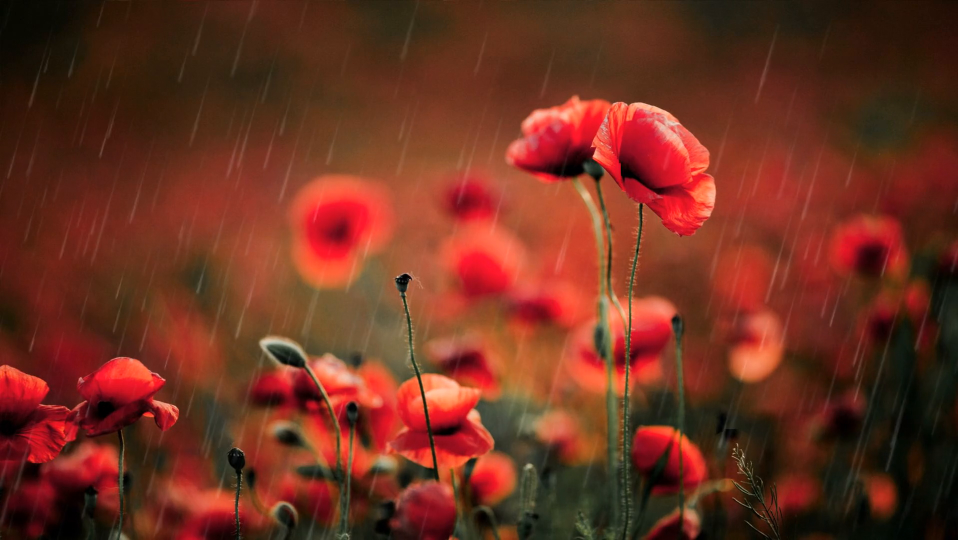
#> input picture frame 14 of Amapola - 66575.mp4, 1916 x 1080 px, given in place of Fish - 82717.mp4, which was not available (shown at 1/2 size)
$ jupyter execute '2 video show .ipynb'
#> lines starting #> are read from the running program, lines starting #| are printed output that depends on the picture; pictures that were not available may be replaced by others from this repository, and a replacement may not be noted
[cell 1]
import numpy as np
import cv2

[cell 2]
video_path1 = r'C:\Users\videos\Amapola - 66575.mp4'  #it will take mp4 only.
video_path2 = r'C:\Users\videos\Mountains - 61818.mp4'
video_path3 = r'C:\Users\videos\Fish - 82717.mp4'

[cell 3]
#this code will show video 1time
cap = cv2.VideoCapture(video_path3)

while cap.isOpened():
    ret, frame = cap.read()
#> frame is the input picture: shape (1080, 1916, 3); mean B, G, R 31.6, 48.7, 110.6
    if ret:
        image = cv2.resize(frame, (1280,720))
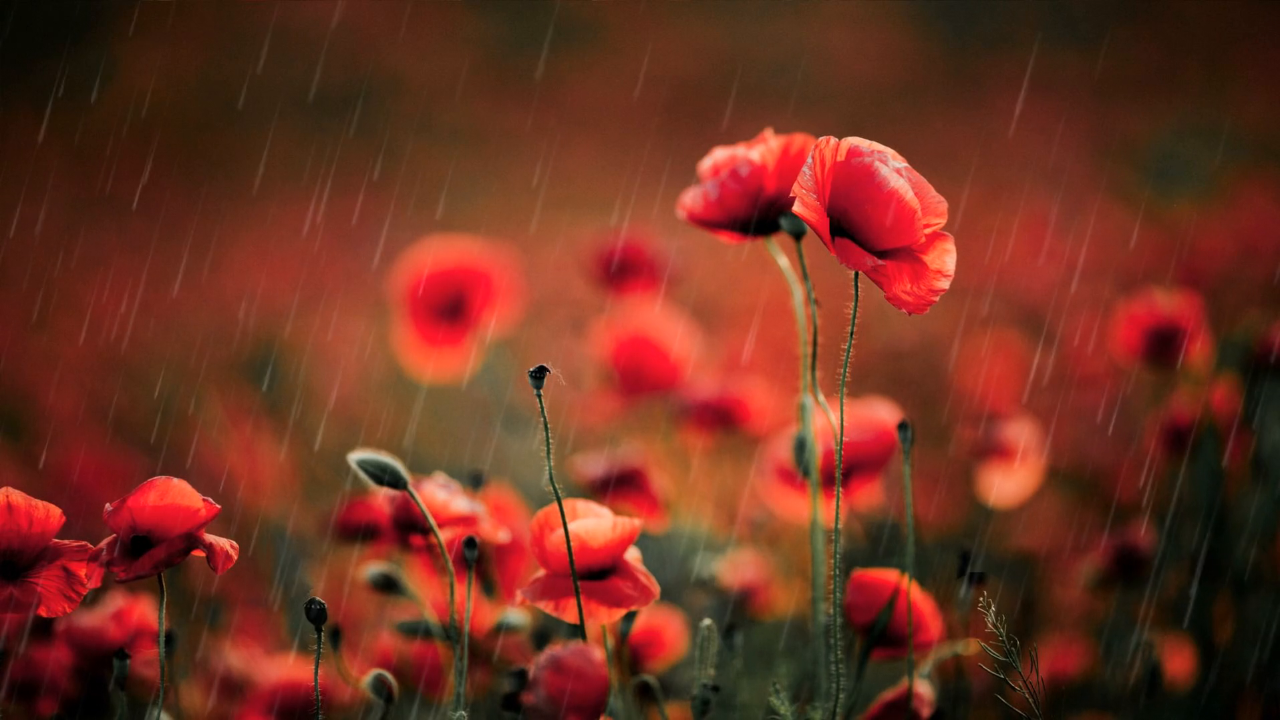
#> image: shape (720, 1280, 3); mean B, G, R 31.5, 48.6, 110.5
        cv2.imshow("Video Player", image)

        if cv2.waitKey(1) & 0xff == ord('q'):
#> (key q is pressed here)
            break

    else:
        break


cap.release()
cv2.destroyAllWindows()

[cell 4]
# this code will show one video 4 times at a tym.
cap = cv2.VideoCapture(video_path1)

while cap.isOpened():
    ret, frame = cap.read()
    if ret:
        frame = cv2.resize(frame, (600,400))
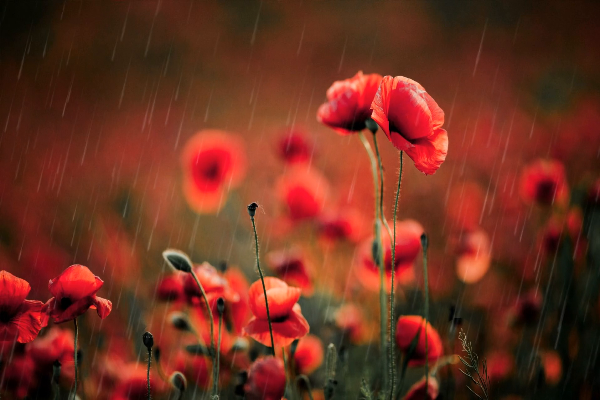
#> frame: shape (400, 600, 3); mean B, G, R 31.5, 48.6, 110.5

        frame_2 = np.hstack((frame, frame))
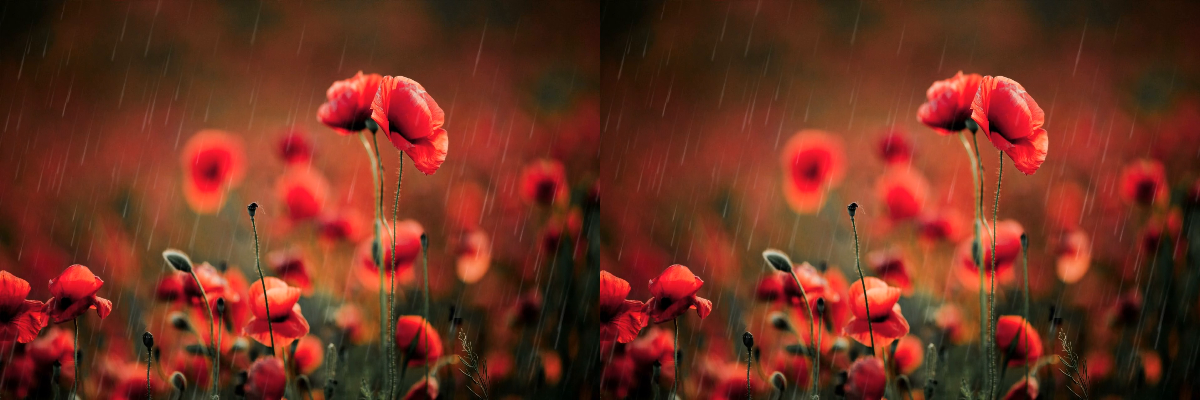
#> frame_2: shape (400, 1200, 3); mean B, G, R 31.5, 48.6, 110.5
        frame_4 = np.vstack((frame_2, frame_2))
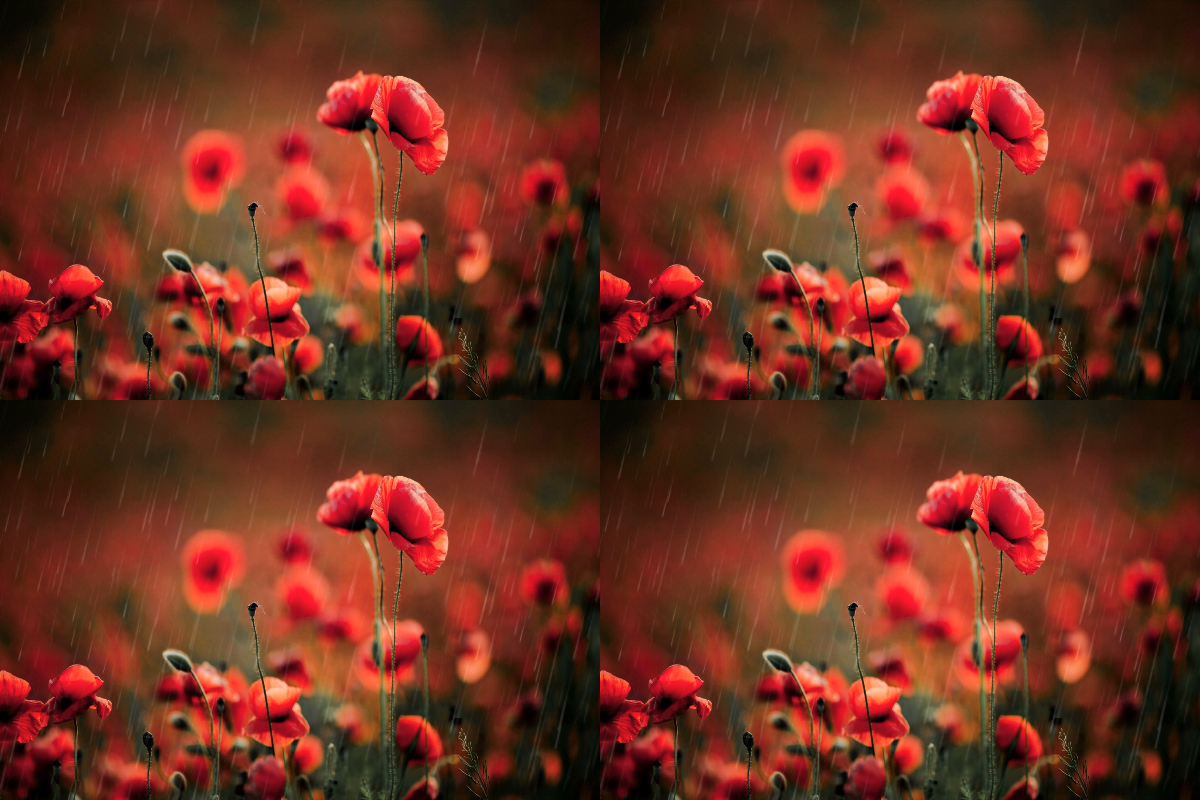
#> frame_4: shape (800, 1200, 3); mean B, G, R 31.5, 48.6, 110.5

        cv2.imshow("Video Player", frame_4)

        if cv2.waitKey(25) & 0xff == ord('q'):
#> (key q is pressed here)
            break

    else:
        break

cap.release()
cv2.destroyAllWindows()

$ run again, starting later in the video
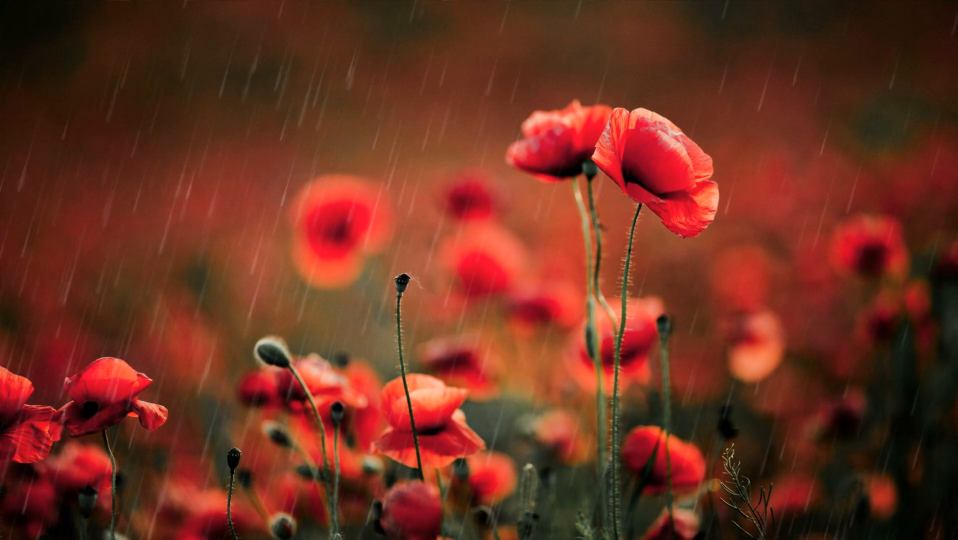
#> input picture frame 64 of Amapola - 66575.mp4, 1916 x 1080 px, given in place of Fish - 82717.mp4, which was not available (shown at 1/2 size)
#> frame is the input picture: shape (1080, 1916, 3); mean B, G, R 31.5, 48.8, 110.1
#> frame: shape (400, 600, 3)
#> `frame_2 = np.hstack((frame, frame))`:
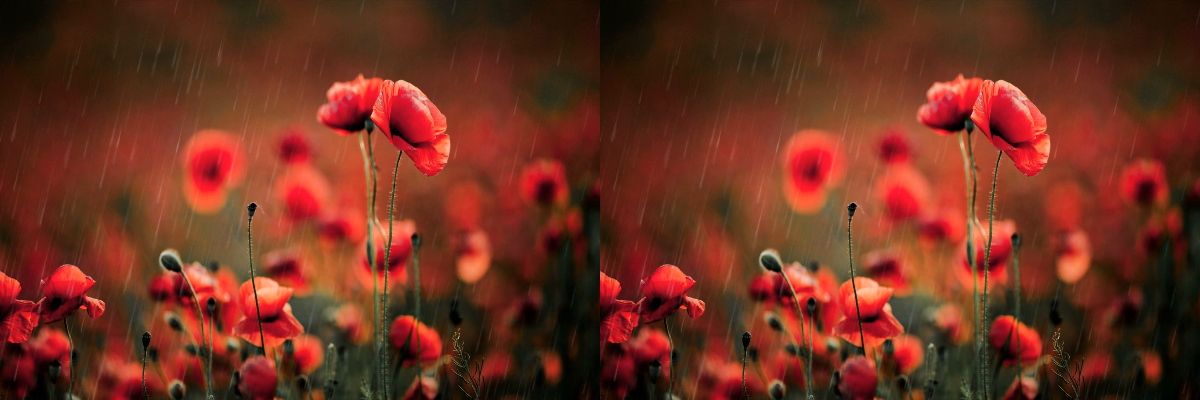
#> frame_2: shape (400, 1200, 3); mean B, G, R 31.4, 48.7, 110
#> `frame_4 = np.vstack((frame_2, frame_2))`:
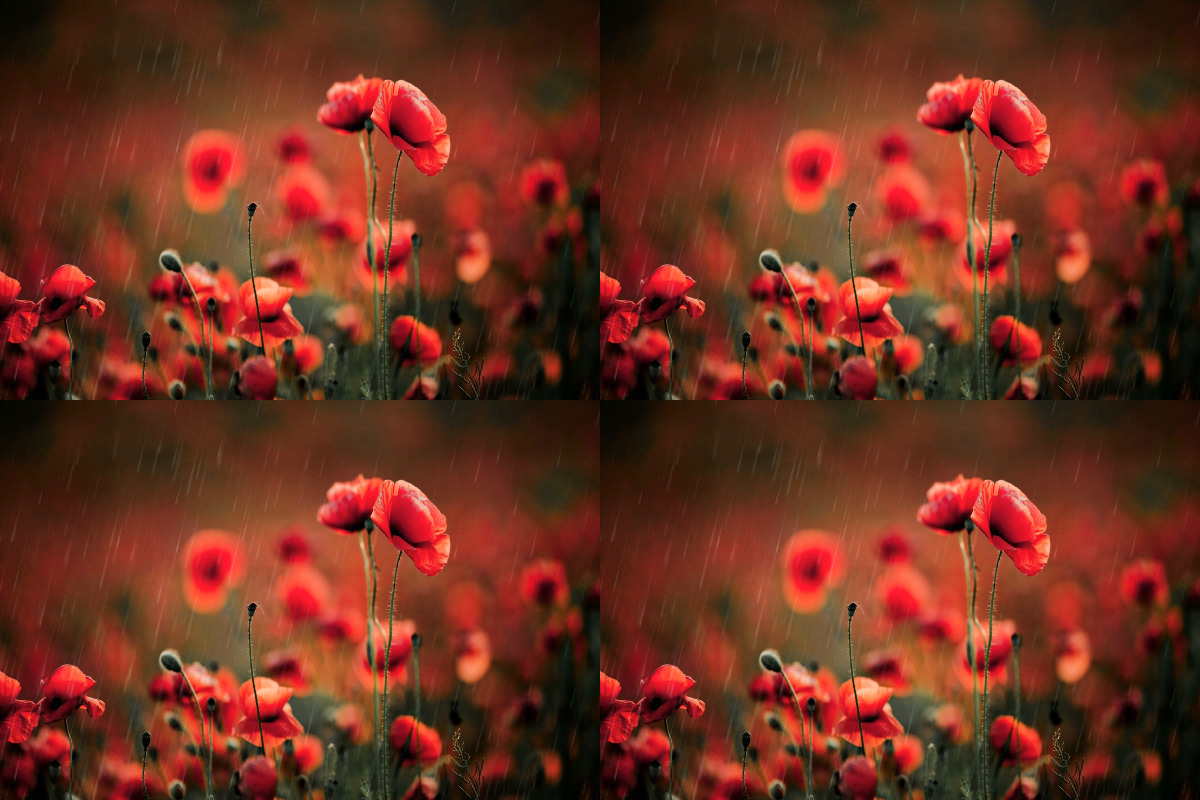
#> frame_4: shape (800, 1200, 3); mean B, G, R 31.4, 48.7, 110

$ run again, starting later in the video
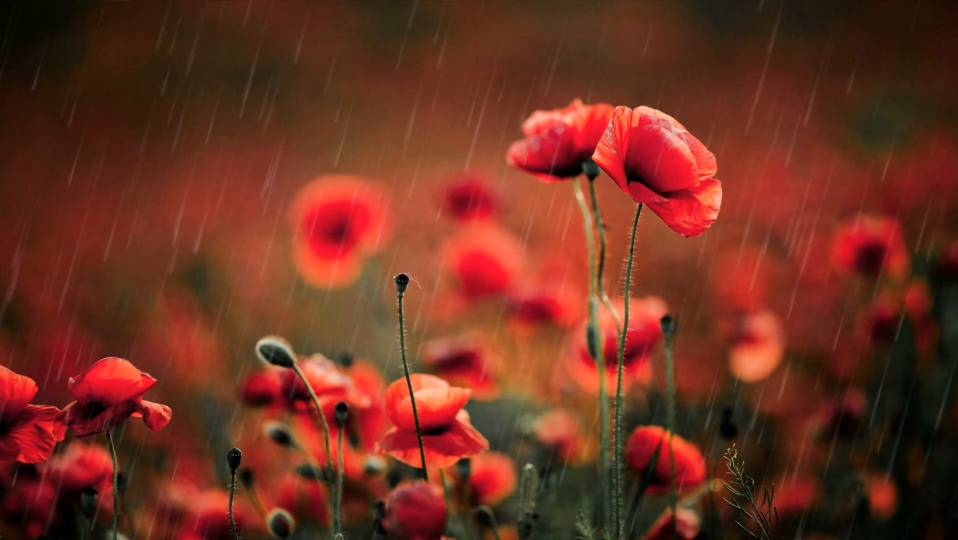
#> input picture frame 115 of Amapola - 66575.mp4, 1916 x 1080 px, given in place of Fish - 82717.mp4, which was not available (shown at 1/2 size)
#> frame is the input picture: shape (1080, 1916, 3); mean B, G, R 31.8, 49, 110.5
#> frame: shape (400, 600, 3)
#> `frame_2 = np.hstack((frame, frame))`:
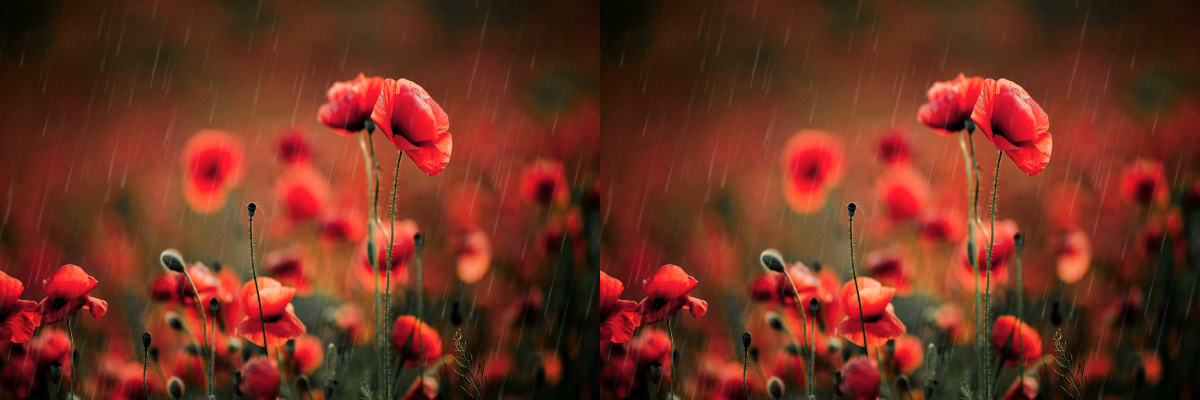
#> frame_2: shape (400, 1200, 3); mean B, G, R 31.8, 48.9, 110.4
#> `frame_4 = np.vstack((frame_2, frame_2))`:
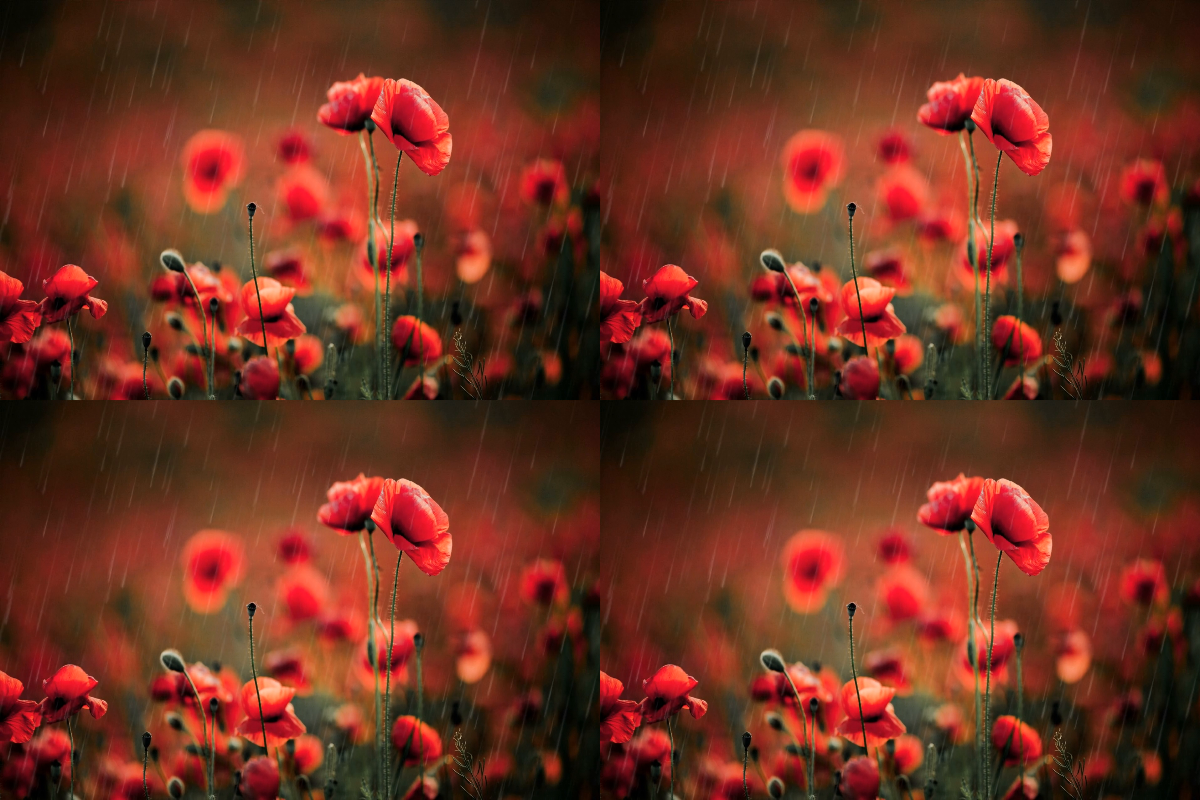
#> frame_4: shape (800, 1200, 3); mean B, G, R 31.8, 48.9, 110.4
